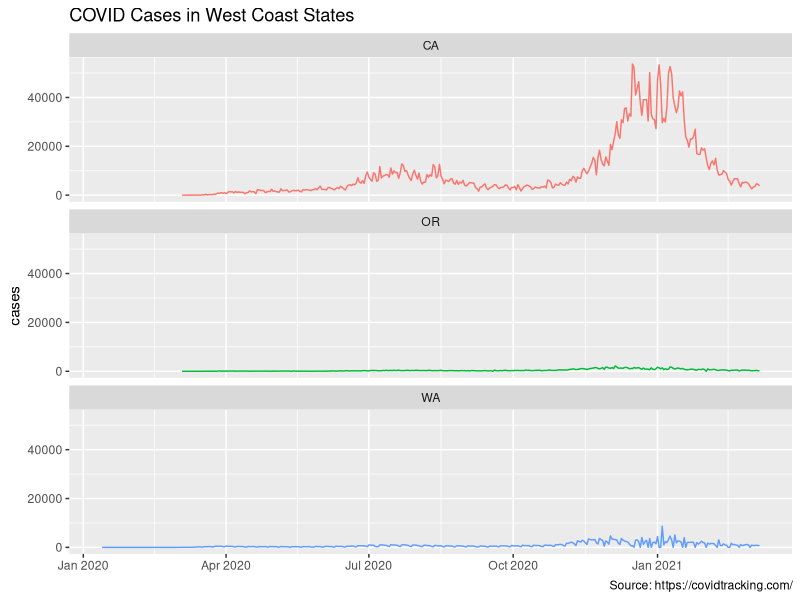
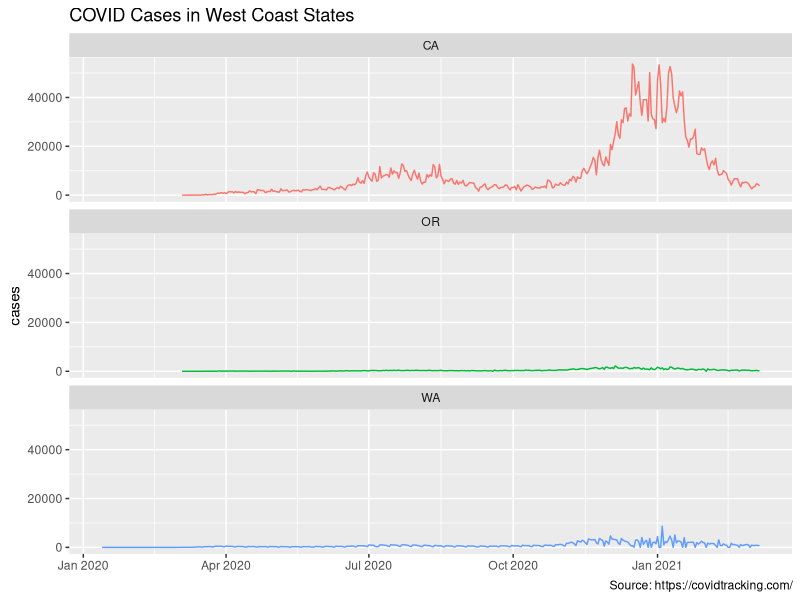

Source code (R) for these figures, in order:
## ---- chunk 1
# load packages
library(tidyverse)

# read in covid dataset
covid <- read_csv("../data/covid.csv")

# only data from OR, WA, and CA
covid_west <- covid %>%
  filter(state %in% c("OR", "WA", "CA"))
## ---- chunk 2
ggplot(covid_west, aes(x = date, y = cases, color = state)) +
  geom_line() + 
  facet_wrap(vars(state), ncol = 1) +
  labs(title = "COVID Cases in West Coast States",
       x = NULL,
       caption = "Source: https://covidtracking.com/") +
  guides(color = "none")
## ---- chunk 3
ggplot(covid_west, aes(x = date, y = cases, color = state)) +
  geom_line(show.legend = FALSE) + 
  facet_wrap(vars(state), ncol = 1) +
  labs(title = "COVID Cases in West Coast States",
       x = NULL,
       caption = "Source: https://covidtracking.com/") 
